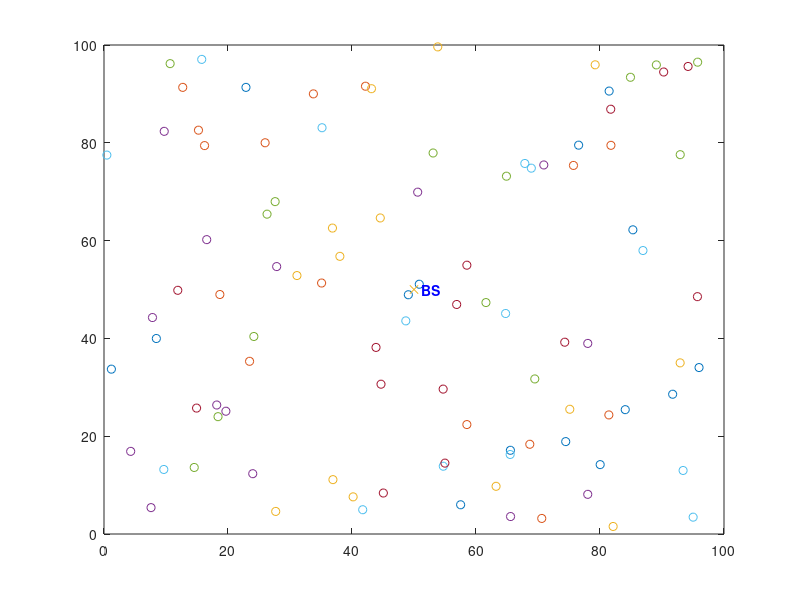

MATLAB code to generate this figure: (Note: this script raises an error after producing the figure.)
clear all;
close all;
clc;

% figure(1);

load('wsn.mat');

figure(1);

for r=1:1:6000
    r
    figure(1);
    hold off;
    
    dead = 0;
    for i=1:1:n
        %checking if there is a dead node
        if (S(i).RE<=0)
            plot(S(i).xd,S(i).yd,'red +');
            dead=dead+1;
            S(i).state='DEAD';
            S(i).type='DEAD';
            S(i).RE = 0;
            hold on;
        else
            S(i).type='N';
            S(i).state='Initial_State';
            plot(S(i).xd,S(i).yd,'o');
            hold on;
        end
    end
    plot(S(n+1).xd,S(n+1).yd,'x');
    text(S(n+1).xd,S(n+1).yd,'  BS','Color','b','FontWeight','b');
    
    STATISTICS(r+1).DEAD=dead;
    DEAD(r+1)=dead;
    
%     if(dead==1)
%         if(flag_first_dead==0)
%             first_dead=r;
%             flag_first_dead=1;
%             beep;
%             msgbox('Danger, A node has dead');
%         end
%     end
    
    %  CH %
    for i= 1:1:n
       if (S(i).RE >0 )
           % Compute Neigbor desity & neighbor cost
           number_neighbor_i = 0;
           sigma_neigh_cost = 0;
           for j= 1:1:n
               disJtoI = sqrt((S(i).xd-S(j).xd)^2 + (S(i).yd-S(j).yd)^2);
               if (disJtoI <= Rmax && disJtoI > 0)
                   number_neighbor_i = number_neighbor_i + 1;
                   sigma_neigh_cost = sigma_neigh_cost + disJtoI^2;
               end
           end
           S(i).neigh_des = number_neighbor_i/n; 
           S(i).neigh_cost = (sqrt(sigma_neigh_cost/number_neighbor_i))/Rmax;
           
           
           S(i).distoBS = sqrt( (S(i).xd-S(n+1).xd)^2 + (S(i).yd-S(n+1).yd)^2);

           % compute Td 
           Energy_level = S(i).RE/S(i).Initial_energy;
%            fis1 = readfis('dis_Fuzzyfitness1');           
           S(i).Fuzzy_fitness1 = evalfis([Energy_level S(i).distoBS], fis1);
           S(i).Fuzzy_fitness2 = evalfis([S(i).neigh_des S(i).neigh_cost], fis2);

           % random alpha from [0.9 1]
           alpha = rand(1,1) / 10 + 0.9;
%            alpha = 0.9423;
           
           S(i).Td = alpha * (1 - S(i).Fuzzy_fitness1) * Tc;
           %%S(i).rad = evalfis([S(i).RE S(i).distoBS S(i).Fuzzy_fitness1], fis1);

           %Initial candidates
           S(i).candidate = [];
       end
    end
    
    %disp([S.Td]);

    % Start Bau CH
    % Bau CH
    number_normal_node = 100;
    cluster = 0;
    while number_normal_node > 0
         for i= 1:1:n
           CH_selection = 0;
           min_Td = Tc;

           for j= 1:1:n
               % Chon thang co Td nho nhat ma chua phai la CH va khong phai la
               % worker cua thang khac (nam trong ban kinh cua 1 CH nao do)
             if (S(j).RE > 0 && S(j).Td < min_Td && isequal(S(j).type,'N') && length(S(j).candidate) == 0)
                min_Td = S(j).Td;
                CH_selection = j; 
             end
           end

           if (i == CH_selection)
               S(i).type = 'CH';
               S(i).rad = evalfis([S(i).Fuzzy_fitness1 S(i).Fuzzy_fitness2], fis3);

               S(i).number_worker = 0;
               cluster = cluster +1;

               plot(S(i).xd,S(i).yd,'k*');
               % compute node j received from i
               for t= 1:1:n
                 if ((isequal(S(t).type,'N') || isequal(S(t).type,'W'))&& (S(t).RE >0))
                    disJToI = sqrt( (S(i).xd-S(t).xd)^2 + (S(i).yd-S(t).yd)^2 );
                    if (disJToI <= S(i).rad)
                        k = length(S(t).candidate) + 1;
                        S(t).type = 'W';
                        S(t).candidate(k) = i;
                    end
                 end  
               end
           end
         end
         number_normal_node = 0;
         for i= 1:1:n
            if (isequal(S(i).type,'N') && (S(i).RE >0))
                number_normal_node = number_normal_node + 1;
            end
         end
    end

    % Chon CH cho worker
    for j= 1:1:n
        if (isequal(S(j).type,'W') && (S(j).RE >0) && length(S(j).candidate) > 0)
            candidate = S(j).candidate;
            CH_i = candidate(1);
            dist_Sj_CH_i = sqrt((S(j).xd-S(CH_i).xd)^2 + (S(j).yd-S(CH_i).yd)^2 );
            CH_cost_1 = dist_Sj_CH_i * S(CH_i).distoBS/S(CH_i).RE;
            CH = CH_i; 

            for i= 2:1:length(candidate)
                CH_i = candidate(i);
                dist_Sj_CH_i = sqrt((S(j).xd-S(CH_i).xd)^2 + (S(j).yd-S(CH_i).yd)^2 );
                CH_cost = dist_Sj_CH_i * S(CH_i).distoBS/S(CH_i).RE;

                if (CH_cost < CH_cost_1) 
                    CH = CH_i;
                    CH_cost_1 = CH_cost;
                end
            end

            S(j).CH = CH;
            S(CH).number_worker = S(CH).number_worker + 1;
        end
    end
    %----End Cluster----
    
    %----Begin Routing-----
    % countCH = 0;
    CH_number = S(strcmp({S.type},'CH'));
    %Hoanh do cua CH
    x_CH = [CH_number.xd,S(n+1).xd]';
    %Tung do cua CH
    y_CH = [CH_number.yd,S(n+1).yd]';
    %id cua CH (sap xep theo so thu tu cua ma tran input cua code)
    id_CH = [CH_number.id, 101]';
    %Trong nay chua toan bo diem CH va diem sink ben duoi cung
    All_CH = [id_CH x_CH y_CH];
    %Khai bao so luong cua cac node ket noi trong network
    num_nodes = length(All_CH);
    num_segs=0;
    
    segments = zeros(length(All_CH)*(length(All_CH)-1)/2,3);
    for a = 1:length(All_CH)-1 % create edges between some of the nodes
        text(All_CH(a,2),All_CH(a,3),[' ' num2str(id_CH(a))],'Color','b','FontWeight','b')
        for b = a+1:length(All_CH)
            d = sqrt(sum((All_CH(a,2:3) - All_CH(b,2:3)).^2));
            if (d < Rmax)
                %plot([All_CH(a,2) All_CH(b,2)],[All_CH(a,3) All_CH(b,3)],'k.-')
                % add this link to the segments list
                num_segs = num_segs + 1;
                segments(num_segs,:) = [num_segs All_CH(a,1) All_CH(b,1)];
            end

        end
    end
    %Like a routing table
    segments(num_segs+1:num_nodes * (num_nodes-1)/2,:) = [];
    %------End Routing--------
    
    %Reduce energy
    %Initial Energy bit
%     Eb = 1e-9;
     Eb=1e-8;
%     Energy_Transmission = 0;
    for i = 1:1:length(CH_number)
        [distance, path] = dijkstra(All_CH, segments, CH_number(i).id, 101);
        Energy_Transmission = 0;
        if isnan(path)
            continue;
        end
        for k = 1:1:length(path)-1
            Energy_Transmission = CH_number([CH_number.id] == path(k)).number_worker*Eb*bit + Energy_Transmission;
            CH_number([CH_number.id] == path(k)).RE = CH_number([CH_number.id] == path(k)).RE - Energy_Transmission;
            
            if(CH_number([CH_number.id] == path(k)).RE <= 0)
               CH_number([CH_number.id] == path(k)).RE = 0;
               S([S.id] == CH_number([CH_number.id] == path(k)).id).state = 'Dead';
            end
            S([S.id] == CH_number([CH_number.id] == path(k)).id).RE = CH_number([CH_number.id] == path(k)).RE;
            
            
        end
    end
    % S.RE = CH_number.RE
    [CH_number.RE]
end